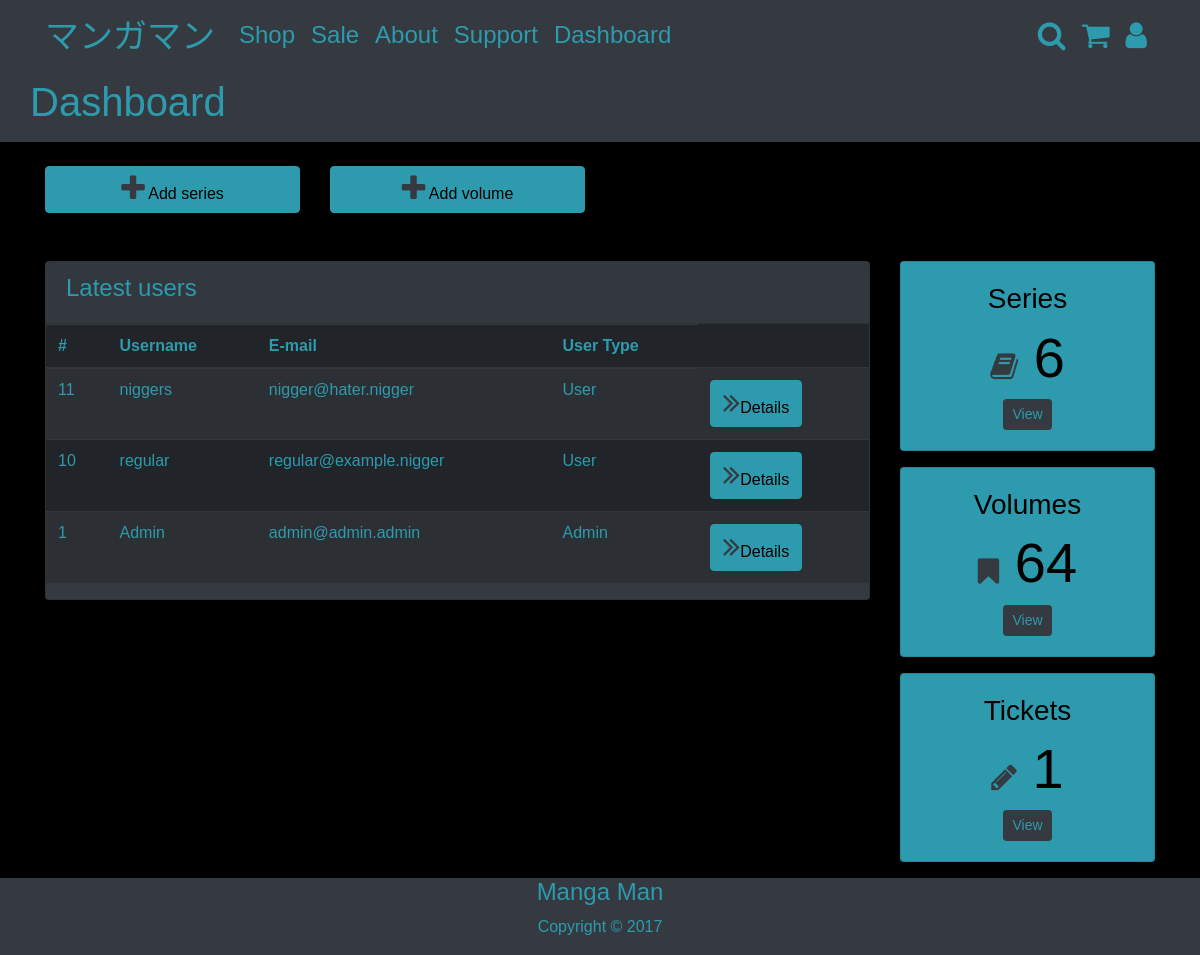
Page /admin_panel.php (signed in) on the earlier database version.
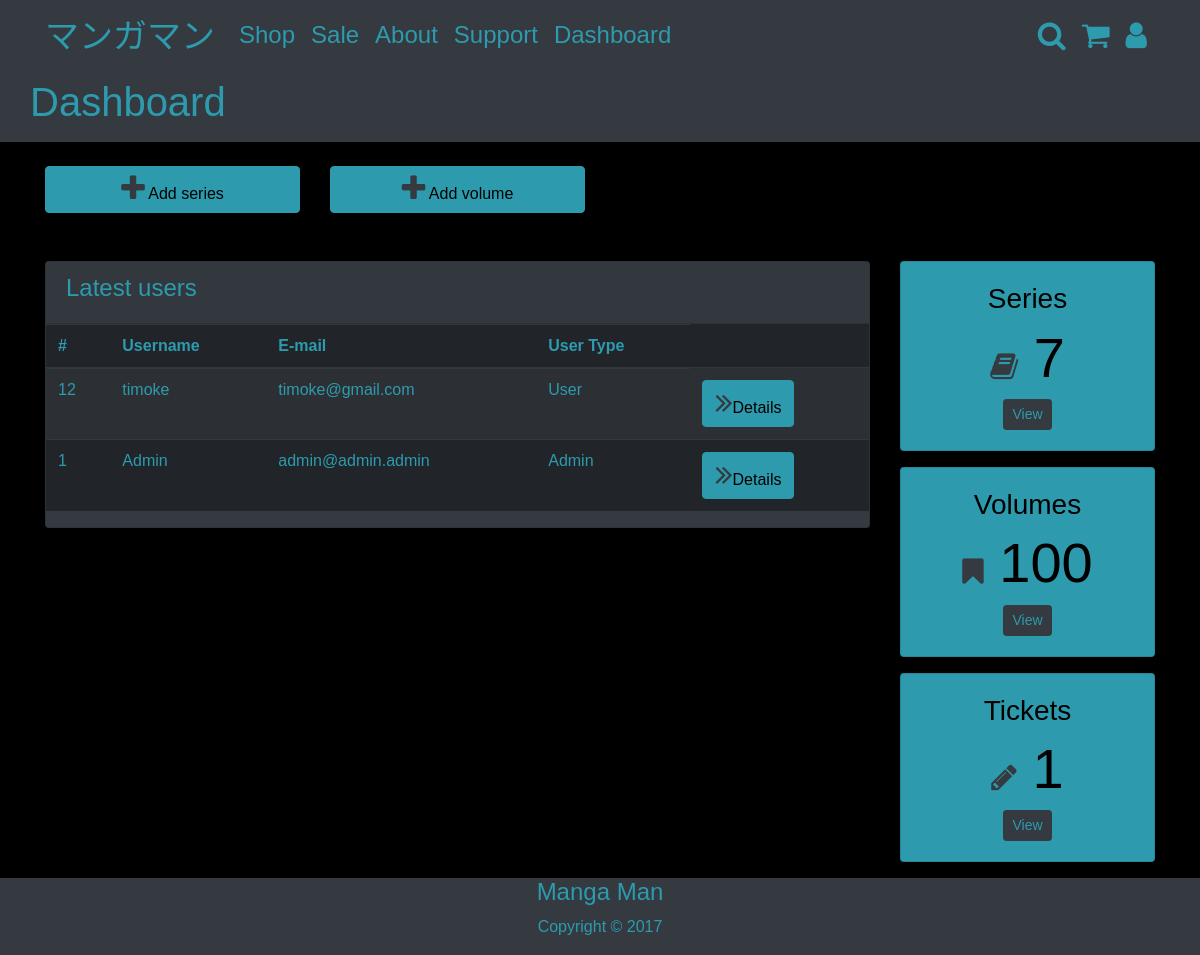
Same page on the later database version.
### tables this page shows
CREATE TABLE `users` (
  `id` int(11) NOT NULL,
  `username` varchar(48) NOT NULL,
  `email` varchar(48) NOT NULL,
  `password` varchar(48) NOT NULL,
  `usertype` int(2) NOT NULL
);

### admin_panel.php (the view, shortened to what this page needs)
<?php
if (isset($_SESSION['aaa'])&& $_SESSION['aaa']=='admin') {
  include('includes/adminheader.php');
}
elseif (isset($_SESSION['aaa'])&& $_SESSION['aaa']=='user'){
  include('includes/userheader.php');
} else {
  include('includes/header.php');
}
?>
<?php
if($_SESSION['aaa'] === 'admin') {
?>
<section class="bg-dark">
<div class="container py-2">
  <div class="row">
    <div class="col-mb-6">
      <h1>Dashboard</h1>
    </div>
  </div>
</div>
</section>
<section id="post" class="py-4 mb-4">
  <div class="container">
    <div class="row">
      <div class="col-md-3">
        <a href="#" class="btn btn-primary btn-block" data-toggle="modal" data-target="#addseries">
          <i class="fa fa-plus"></i> Add series
        </a>
      </div>
      <div class="col-md-3">
        <a href="#" class="btn btn-primary btn-block" data-toggle="modal" data-target="#addvolume">
          <i class="fa fa-plus"></i> Add volume
        </a>
      </div>
    </div>
  </div>
</section>
<section id="posts">
  <div class="container">
    <div class="row">
      <div class="col md-9">
        <div class="card bg-dark">
          <div class="card-header">
            <h4>Latest users</h4>
          </div>
          <table class="table table-striped table-dark text-primary">
            <thead class="thead-inverse">
              <tr>
                <th>#</th>
                <th>Username</th>
                <th>E-mail</th>
                <th>User Type</th>
              </tr>
            </thead>
            <tbody>
              <?php
              $user = 'SELECT * FROM users ORDER BY id DESC';
              $userquery = mysqli_query($connection, $user);
              $manga='SELECT * FROM series ORDER BY series_id DESC';
              $query = mysqli_query($connection,$manga);
              $num_rows = mysqli_num_rows($query);
              $volumes = 'SELECT * FROM volumes ORDER BY id DESC';
              $query2 = mysqli_query($connection, $volumes);
              $num_rows2 = mysqli_num_rows($query2);
              $tickets = 'SELECT * FROM support';
              $query1 = mysqli_query($connection,$tickets);
              $num_rows1 = mysqli_num_rows($query1);
              while ($row = mysqli_fetch_array($userquery)) {
              echo '<tr>';
              echo '<td scope="row">'.$row['id'].'</td>';
              echo '<td>'.$row['username'].'</td>';
              echo '<td>'.$row['email'].'</td>';
              if($row['usertype'] == 1) {
                echo '<td>Admin</td>';
              } else {
                echo '<td>User</td>';
              }
              echo '<td><a href="user_details.php?id='.$row['id'].'" class="btn btn-primary">
                <i class="fa fa-angle-double-right"></i>Details</a></td>';
              echo '</tr>';
              }
              ?>
            </tbody>
          </table>
        </div>
      </div>
      <div class="col-md-3">
        <div class="card text-center bg-primary text-dark mb-3">
          <div class="card-body">
            <h3>Series</h3>
            <h1 class="display-4">
              <i class="fa fa-book"></i> <?php echo $num_rows; ?>
            </h1>
            <a href="series.php" class="btn btn-dark btn-sm">View</a>
          </div>
        </div>
        <div class="card text-center bg-primary text-dark mb-3">
          <div class="card-body">
            <h3>Volumes</h3>
            <h1 class="display-4">
              <i class="fa fa-bookmark"></i> <?php echo $num_rows2; ?>
            </h1>
            <a href="volumes.php" class="btn btn-dark btn-sm">View</a>
          </div>
        </div>
        <div class="card text-center bg-primary text-dark mb-3">
          <div class="card-body">
            <h3>Tickets</h3>
            <h1 class="display-4">
              <i class="fa fa-pencil"></i> <?php echo $num_rows1; ?>
            </h1>
            <a href="tickets.php" class="btn btn-dark btn-sm">View</a>
          </div>
        </div>
      </div>
    </div>
  </div>
</section>
<?php
  } else {
    header('Location: index.php');
  }
?>
<?php include('includes/footer.php'); ?>

Differences in the rows shown:
removed users: id "11", username "niggers", email "nigger@hater.nigger", usertype "User"
removed users: id "10", username "regular", email "regular@example.nigger", usertype "User"
added users: id "12", username "timoke", email "timoke@gmail.com", usertype "User"
Other differences:
$num_rows: "6" → "7"
$num_rows2: "64" → "100"
